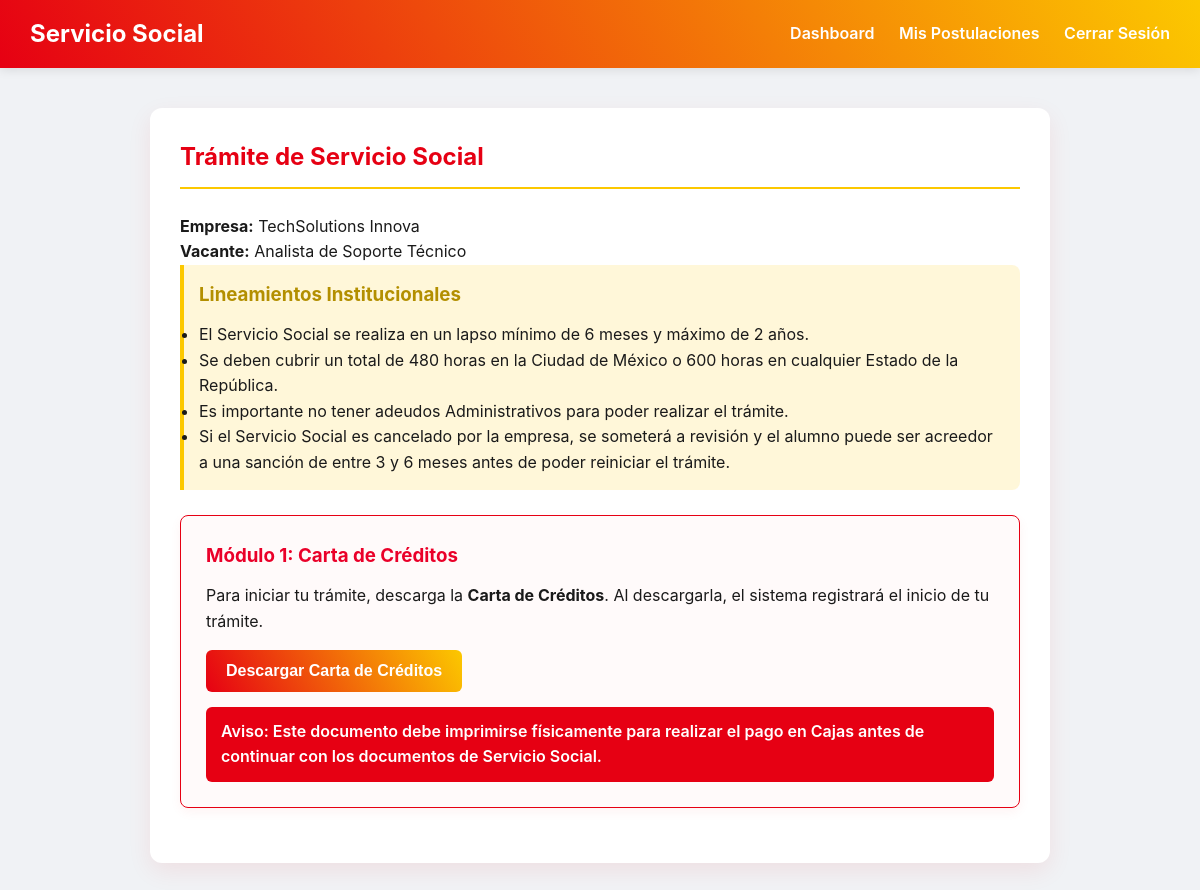
/students/servicio_social.php?id_postulacion=1 (signed in), run on the app's committed database.
### tables this page shows
CREATE TABLE `postulaciones` (
  `id_postulacion` int(11) NOT NULL,
  `id_alumno` int(11) NOT NULL,
  `id_vacante` int(11) NOT NULL,
  `fecha_postulacion` timestamp NOT NULL DEFAULT current_timestamp(),
  `estado_postulacion` enum('enviada','vista','en_proceso','rechazada') DEFAULT 'enviada',
  `notas_empresa` text DEFAULT NULL
);

CREATE TABLE `empresas` (
  `id_empresa` int(11) NOT NULL,
  `nombre_empresa` varchar(255) NOT NULL,
  `carreras_afines` text DEFAULT NULL,
  `email_contacto` varchar(255) NOT NULL,
  `password` varchar(255) NOT NULL,
  `rfc` varchar(13) DEFAULT NULL,
  `descripcion` text DEFAULT NULL,
  `sitio_web` varchar(255) DEFAULT NULL,
  `logo_url` varchar(255) DEFAULT NULL,
  `estado_validacion` enum('pendiente','aprobada','rechazada') DEFAULT 'pendiente',
  `fecha_registro` timestamp NOT NULL DEFAULT current_timestamp(),
  `es_catalogo_sspp` tinyint(1) DEFAULT 0,
  `vigencia_sspp` date DEFAULT NULL,
  `banner_url` varchar(255) DEFAULT NULL,
  `notas_internas` text DEFAULT NULL
);

CREATE TABLE `vacantes` (
  `id_vacante` int(11) NOT NULL,
  `id_empresa` int(11) NOT NULL,
  `titulo` varchar(255) NOT NULL,
  `descripcion` text NOT NULL,
  `tipo_contrato` enum('tiempo_completo','medio_tiempo','practicas','temporal','proyecto') NOT NULL,
  `modalidad` enum('presencial','remoto','hibrido') NOT NULL,
  `salario_ofrecido` decimal(10,2) DEFAULT NULL,
  `carrera_afin` varchar(100) DEFAULT NULL,
  `ubicacion` varchar(255) DEFAULT NULL,
  `estado` enum('abierta','cerrada') DEFAULT 'abierta',
  `fecha_publicacion` timestamp NOT NULL DEFAULT current_timestamp()
);

### students/controllers/ServicioSocialController.php (called while the page is built, shortened)
<?php
require_once __DIR__ . '/../models/ServicioSocialModel.php';
class ServicioSocialController {
    private $conexion;
    public function __construct(PDO $conexion) {
        $this->conexion = $conexion;
    }
    public function index() {
        $id_alumno = $_SESSION['id_alumno'];
        $id_postulacion = $_GET['id_postulacion'] ?? null;
        $model = new ServicioSocialModel($this->conexion);
        $postulacion = $model->obtenerPostulacionAceptada($id_alumno, $id_postulacion);
        $tramite = $model->obtenerTramitePorAlumnoYPostulacion($id_alumno, $id_postulacion);
        require_once __DIR__ . '/../views/servicio_social.php';
    }
}

### students/servicio_social.php (called while the page is built)
<?php
require_once '../config/conexion.php';
require_once 'controllers/ServicioSocialController.php';
$controller = new ServicioSocialController($conexion);
$controller->index();

### students/models/ServicioSocialModel.php (called while the page is built, shortened)
<?php
class ServicioSocialModel {
    private $conexion;
    public function __construct(PDO $conexion) {
        $this->conexion = $conexion;
    }
    public function obtenerTramitePorAlumnoYPostulacion($id_alumno, $id_postulacion) {
        $sql = "SELECT t.*, v.titulo as vacante_titulo, e.nombre_empresa as empresa_bd_nombre
                FROM tramites_servicio_social t
                JOIN postulaciones p ON t.id_postulacion = p.id_postulacion
                JOIN vacantes v ON p.id_vacante = v.id_vacante
                JOIN empresas e ON v.id_empresa = e.id_empresa
                WHERE t.id_alumno = :id_alumno AND t.id_postulacion = :id_postulacion";
        $stmt = $this->conexion->prepare($sql);
        $stmt->bindParam(':id_alumno', $id_alumno, PDO::PARAM_INT);
        $stmt->bindParam(':id_postulacion', $id_postulacion, PDO::PARAM_INT);
        $stmt->execute();
        return $stmt->fetch(PDO::FETCH_ASSOC);
    }
    public function obtenerPostulacionAceptada($id_alumno, $id_postulacion) {
        $sql = "SELECT p.*, v.titulo, e.nombre_empresa
                FROM postulaciones p
                JOIN vacantes v ON p.id_vacante = v.id_vacante
                JOIN empresas e ON v.id_empresa = e.id_empresa
                WHERE p.id_alumno = :id_alumno AND p.id_postulacion = :id_postulacion";
        $stmt = $this->conexion->prepare($sql);
        $stmt->bindParam(':id_alumno', $id_alumno, PDO::PARAM_INT);
        $stmt->bindParam(':id_postulacion', $id_postulacion, PDO::PARAM_INT);
        $stmt->execute();
        return $stmt->fetch(PDO::FETCH_ASSOC);
    }
}

### students/views/servicio_social.php (the view, shortened to what this page needs)
<!DOCTYPE html>
<html lang="es">
<head>
    <link rel="stylesheet" href="../assets/css/style.css">
</head>
<body>
    <header class="topbar">
        <h1>Servicio Social</h1>
        <nav>
            <a href="dashboard.php">Dashboard</a>
            <a href="mis_postulaciones.php">Mis Postulaciones</a>
            <a href="../logout.php">Cerrar Sesión</a>
        </nav>
    </header>
    <div class="ss-container">
        <h2>Trámite de Servicio Social</h2>
        <p><strong>Empresa:</strong> <?= htmlspecialchars($postulacion['nombre_empresa'] ?? '') ?></p>
        <p><strong>Vacante:</strong> <?= htmlspecialchars($postulacion['titulo'] ?? '') ?></p>
        <div class="reglas">
            <h3>Lineamientos Institucionales</h3>
            <ul>
                <li>El Servicio Social se realiza en un lapso mínimo de 6 meses y máximo de 2 años.</li>
                <li>Se deben cubrir un total de 480 horas en la Ciudad de México o 600 horas en cualquier Estado de la República.</li>
                <li>Es importante no tener adeudos Administrativos para poder realizar el trámite.</li>
                <li>Si el Servicio Social es cancelado por la empresa, se someterá a revisión y el alumno puede ser acreedor a una sanción de entre 3 y 6 meses antes de poder reiniciar el trámite.</li>
            </ul>
        </div>
        <?php $estado = $tramite['estado_tramite'] ?? null; ?>
        <div class="etapa <?= !$estado || $estado === 'solicitud_creditos' ? 'activa' : '' ?>">
            <h3>Módulo 1: Carta de Créditos</h3>
            <?php if (!$estado): ?>
                <form method="POST" target="_blank">
                    <p style="margin-bottom: 15px;">Para iniciar tu trámite, descarga la <strong>Carta de Créditos</strong>. Al descargarla, el sistema registrará el inicio de tu trámite.</p>
                    <button type="submit" class="btn-submit"><i class="fas fa-file-pdf"></i> Descargar Carta de Créditos</button>
                </form>
                <div class="alerta">
                    Aviso: Este documento debe imprimirse físicamente para realizar el pago en Cajas antes de continuar con los documentos de Servicio Social.
                </div>
            <?php endif; ?>
        </div>
    </div>
</body>
</html>

### assets/css/style.css (style rules this page uses)
:root { --color-js-rojo-principal: #E60013; --color-js-rojo-secundario: #EA0029; --color-js-amarillo: #FCC800; --gradiente-js-principal: linear-gradient(60deg, var(--color-js-rojo-principal), var(--color-js-amarillo)); --color-fondo: #f0f2f5; --color-texto-principal: #333; --color-texto-secundario: #666; --color-borde: #dee2e6; --color-blanco: #FFFFFF; --color-exito: #28a745; --color-error: #dc3545; --color-info: #17a2b8; --fuente-principal: 'Inter', sans-serif; --fuente-titulos: 'Inter', sans-serif; }
* { box-sizing: border-box; margin: 0; padding: 0; }
body { font-family: var(--fuente-principal); background-color: var(--color-fondo); color: var(--color-texto-principal); line-height: 1.6; min-height: 100vh; }
h1, h2, h3, h4, h5, h6 { font-family: var(--fuente-titulos); color: var(--color-js-rojo-secundario); margin-bottom: 0.75rem; font-weight: 700; }
a { color: var(--color-js-rojo-principal); text-decoration: none; }

### students/views/servicio_social.php (style rules this page uses)
body { background-color: #f0f2f5 !important; }
.ss-container { max-width: 900px; margin: 40px auto; padding: 30px; background: #fff !important; border-radius: 12px; box-shadow: 0 8px 24px rgba(230, 0, 19, 0.08); font-family: 'Inter', sans-serif; color: #1a1a1a !important; }
.ss-container p, .ss-container li { color: #1a1a1a !important; }
.ss-container h2 { color: var(--color-js-rojo-principal, #E60013) !important; margin-top: 0; margin-bottom: 25px; border-bottom: 2px solid var(--color-js-amarillo, #FCC800); padding-bottom: 10px; }
.reglas { background: rgba(252, 200, 0, 0.15) !important; border-left: 4px solid var(--color-js-amarillo, #FCC800); padding: 15px; margin-bottom: 25px; border-radius: 0 8px 8px 0; }
.reglas h3 { color: #b38f00 !important; margin-top: 0; }
.etapa { border: 1px solid #e0e0e0 !important; padding: 25px; margin-bottom: 25px; border-radius: 8px; transition: all 0.3s ease; }
.etapa.activa { border-color: var(--color-js-rojo-principal, #E60013) !important; background: rgba(230, 0, 19, 0.02) !important; box-shadow: 0 4px 12px rgba(230, 0, 19, 0.05); }
.etapa h3 { margin-top: 0; color: var(--color-js-rojo-secundario, #EA0029) !important; font-weight: 700; }
.btn-submit, button { background: linear-gradient(60deg, #E60013, #FCC800); color: #fff; padding: 12px 20px; border: none; border-radius: 6px; cursor: pointer; font-weight: 600; font-size: 1rem; transition: transform 0.2s, box-shadow 0.2s; }
.alerta { background: var(--color-js-rojo-principal, #E60013); color: white; padding: 12px 15px; border-radius: 6px; margin-top: 15px; font-weight: 600; }
.topbar { background: linear-gradient(60deg, #E60013, #FCC800); padding: 15px 30px; color: white; display: flex; justify-content: space-between; align-items: center; box-shadow: 0 2px 10px rgba(0,0,0,0.1); }
.topbar h1 { margin: 0; font-size: 1.5rem; color: white !important; }
.topbar nav a { color: white; text-decoration: none; margin-left: 20px; font-weight: 600; }

### data on the page
postulaciones: empresas.nombre_empresa "TechSolutions Innova", id_vacante.titulo "Analista de Soporte Técnico"
